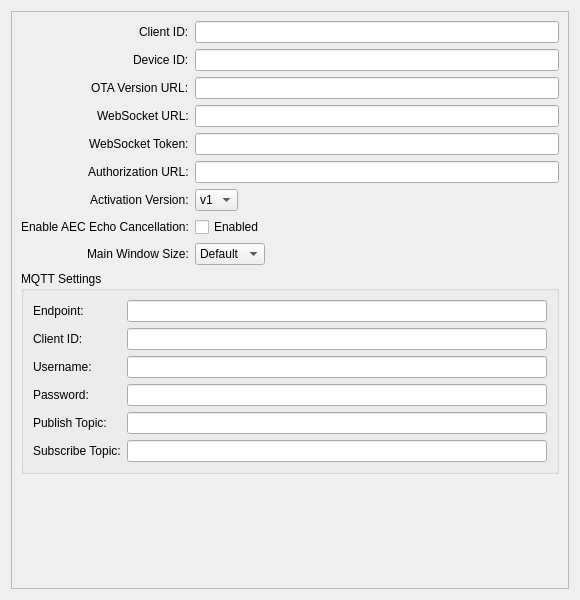
<?xml version="1.0" encoding="UTF-8"?>
<ui version="4.0">
 <class>SystemOptionsWidget</class>
 <widget class="QWidget" name="SystemOptionsWidget">
  <property name="geometry">
   <rect>
    <x>0</x>
    <y>0</y>
    <width>580</width>
    <height>600</height>
   </rect>
  </property>
    <property name="windowTitle">
     <string>System</string>
    </property>
  <layout class="QVBoxLayout" name="verticalLayout">
   <item>
    <widget class="QScrollArea" name="scrollArea">
     <property name="widgetResizable">
      <bool>true</bool>
     </property>
     <widget class="QWidget" name="scrollAreaWidgetContents">
      <property name="geometry">
       <rect>
        <x>0</x>
        <y>0</y>
        <width>578</width>
        <height>580</height>
       </rect>
      </property>
      <layout class="QFormLayout" name="formLayout">
       <property name="labelAlignment">
        <set>Qt::AlignRight|Qt::AlignVCenter</set>
       </property>
       <property name="fieldGrowthPolicy">
        <enum>QFormLayout::ExpandingFieldsGrow</enum>
       </property>
       <item row="0" column="0">
        <widget class="QLabel" name="label_client_id">
         <property name="text">
          <string>Client ID:</string>
         </property>
        </widget>
       </item>
       <item row="0" column="1">
        <widget class="QLineEdit" name="client_id_edit"/>
       </item>
       <item row="1" column="0">
        <widget class="QLabel" name="label_device_id">
         <property name="text">
          <string>Device ID:</string>
         </property>
        </widget>
       </item>
       <item row="1" column="1">
        <widget class="QLineEdit" name="device_id_edit"/>
       </item>
       <item row="2" column="0">
        <widget class="QLabel" name="label_ota_url">
         <property name="text">
          <string>OTA Version URL:</string>
         </property>
        </widget>
       </item>
       <item row="2" column="1">
        <widget class="QLineEdit" name="ota_url_edit"/>
       </item>
       <item row="3" column="0">
        <widget class="QLabel" name="label_websocket_url">
         <property name="text">
          <string>WebSocket URL:</string>
         </property>
        </widget>
       </item>
       <item row="3" column="1">
        <widget class="QLineEdit" name="websocket_url_edit"/>
       </item>
       <item row="4" column="0">
        <widget class="QLabel" name="label_websocket_token">
         <property name="text">
          <string>WebSocket Token:</string>
         </property>
        </widget>
       </item>
       <item row="4" column="1">
        <widget class="QLineEdit" name="websocket_token_edit">
         <property name="echoMode">
          <enum>QLineEdit::Password</enum>
         </property>
        </widget>
       </item>
       <item row="5" column="0">
        <widget class="QLabel" name="label_authorization_url">
         <property name="text">
          <string>Authorization URL:</string>
         </property>
        </widget>
       </item>
       <item row="5" column="1">
        <widget class="QLineEdit" name="authorization_url_edit"/>
       </item>
       <item row="6" column="0">
        <widget class="QLabel" name="label_activation_version">
         <property name="text">
          <string>Activation Version:</string>
         </property>
        </widget>
       </item>
       <item row="6" column="1">
        <widget class="QComboBox" name="activation_version_combo">
         <item>
          <property name="text">
           <string>v1</string>
          </property>
         </item>
         <item>
          <property name="text">
           <string>v2</string>
          </property>
         </item>
        </widget>
       </item>
       <item row="7" column="0">
        <widget class="QLabel" name="label_aec_enabled">
         <property name="text">
          <string>Enable AEC Echo Cancellation:</string>
         </property>
        </widget>
       </item>
       <item row="7" column="1">
        <widget class="QCheckBox" name="aec_enabled_check">
         <property name="text">
          <string>Enabled</string>
         </property>
        </widget>
       </item>
       <item row="8" column="0">
        <widget class="QLabel" name="label_window_size">
         <property name="text">
          <string>Main Window Size:</string>
         </property>
        </widget>
       </item>
       <item row="8" column="1">
        <widget class="QComboBox" name="window_size_combo">
                     <item>
                    <property name="text">
                     <string>Default</string>
                    </property>
                 </item>
                     <item>
                    <property name="text">
                     <string>75%</string>
                    </property>
                 </item>
                     <item>
                    <property name="text">
                     <string>100%</string>
                    </property>
                 </item>
        </widget>
       </item>
       <item row="9" column="0" colspan="2">
        <widget class="QGroupBox" name="mqtt_group">
         <property name="title">
          <string>MQTT Settings</string>
         </property>
         <layout class="QFormLayout" name="mqtt_form">
          <item row="0" column="0">
           <widget class="QLabel" name="label_mqtt_endpoint">
            <property name="text">
             <string>Endpoint:</string>
            </property>
           </widget>
          </item>
          <item row="0" column="1">
           <widget class="QLineEdit" name="mqtt_endpoint_edit"/>
          </item>
          <item row="1" column="0">
           <widget class="QLabel" name="label_mqtt_client_id">
            <property name="text">
             <string>Client ID:</string>
            </property>
           </widget>
          </item>
          <item row="1" column="1">
           <widget class="QLineEdit" name="mqtt_client_id_edit"/>
          </item>
          <item row="2" column="0">
           <widget class="QLabel" name="label_mqtt_username">
            <property name="text">
             <string>Username:</string>
            </property>
           </widget>
          </item>
          <item row="2" column="1">
           <widget class="QLineEdit" name="mqtt_username_edit"/>
          </item>
          <item row="3" column="0">
           <widget class="QLabel" name="label_mqtt_password">
            <property name="text">
             <string>Password:</string>
            </property>
           </widget>
          </item>
          <item row="3" column="1">
           <widget class="QLineEdit" name="mqtt_password_edit">
            <property name="echoMode">
             <enum>QLineEdit::Password</enum>
            </property>
           </widget>
          </item>
          <item row="4" column="0">
           <widget class="QLabel" name="label_mqtt_publish_topic">
            <property name="text">
             <string>Publish Topic:</string>
            </property>
           </widget>
          </item>
          <item row="4" column="1">
           <widget class="QLineEdit" name="mqtt_publish_topic_edit"/>
          </item>
          <item row="5" column="0">
           <widget class="QLabel" name="label_mqtt_subscribe_topic">
            <property name="text">
             <string>Subscribe Topic:</string>
            </property>
           </widget>
          </item>
          <item row="5" column="1">
           <widget class="QLineEdit" name="mqtt_subscribe_topic_edit"/>
          </item>
         </layout>
        </widget>
       </item>
      </layout>
     </widget>
    </widget>
   </item>
  </layout>
 </widget>
 <resources/>
 <connections/>
</ui>
